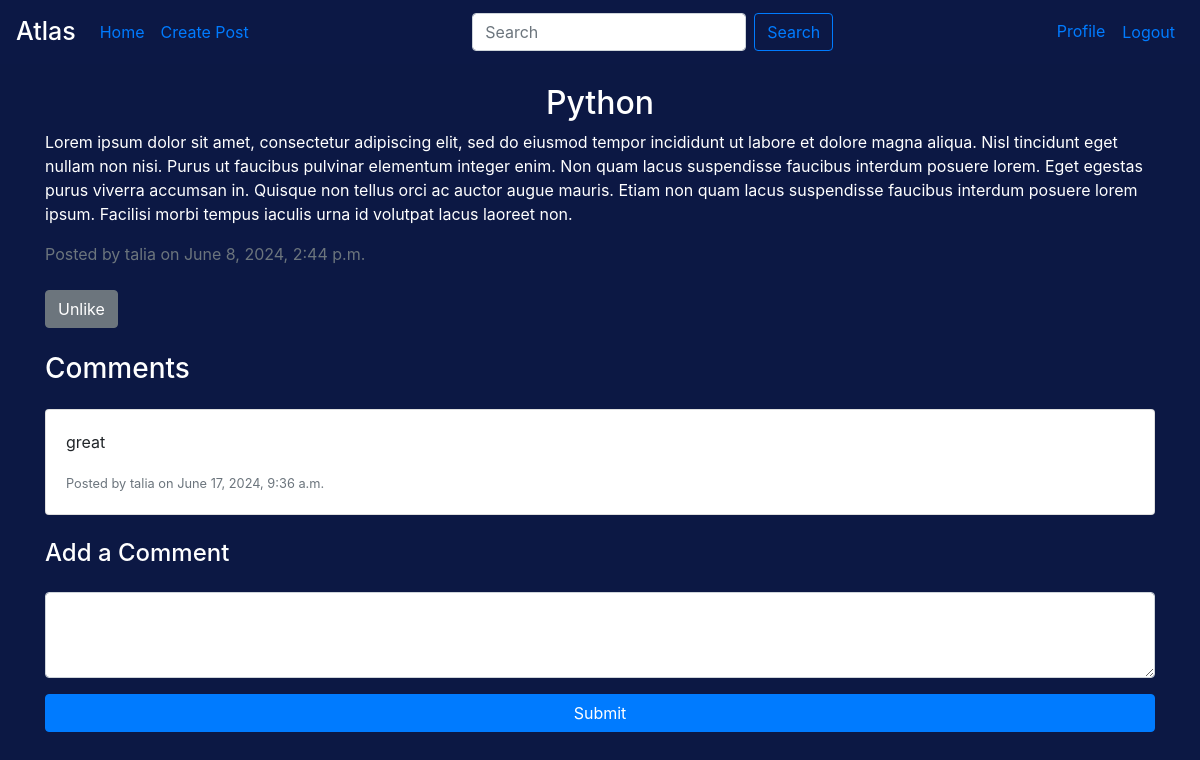
The app's page /post/1/ (signed in) with its own data.
### base/models.py (models this page shows, shortened)
class Post(models.Model):
    title = models.CharField(max_length=200)
    content = models.TextField()
    author = models.ForeignKey(User, on_delete=models.CASCADE)
    created_date = models.DateTimeField(default=timezone.now)
    published_date = models.DateTimeField(blank=True, null=True)
    likes = models.ManyToManyField(User, related_name='liked_posts', blank=True)

class Comment(models.Model):
    post = models.ForeignKey(Post, related_name='comments', on_delete=models.CASCADE)
    author = models.ForeignKey(User, on_delete=models.CASCADE)
    content = models.TextField()
    created_date = models.DateTimeField(default=timezone.now)

### base/views.py (the view, shortened to what this page needs)
# urls.py: path('post/<int:pk>/', PostDetailView.as_view(), name='post_detail'),
class PostDetailView(DetailView):
    model = Post
    def get_context_data(self, **kwargs):
        context = super().get_context_data(**kwargs)
        post = self.get_object()
        comments = post.comments.all()
        comment_form = CommentForm()
        context['comments'] = comments
        context['comment_form'] = comment_form
        return context

### base/forms.py
class CommentForm(forms.ModelForm):
    class Meta:
        model = Comment
        fields = ('content',)
        widgets = {
            'content': forms.Textarea(attrs={'class': 'form-control', 'rows': 3}),
        }

### base/templates/base/post_detail.html (shortened to what this page needs)
{% extends "base/base.html" %}
{% block content %}
    <h2 class="text-center text-white">{{ post.title }}</h2>
    <p class="text-white">{{ post.content }}</p>
    <p class="text-muted">Posted by {{ post.author }} on {{ post.published_date }}</p>
    <form method="POST" action="{% url 'base:like_post' post.pk %}">
        <button type="submit" class="btn btn-secondary mb-4 mt-2">
            {% if user in post.likes.all %}
                Unlike
            {% else %}
                Like
            {% endif %}
        </button>
    </form>
    <h3 class="mb-4 text-white">Comments</h3>
    {% for comment in post.comments.all %}
        <div class="card mb-4">
            <div class="card-body">
                <p class="card-text">{{ comment.content }}</p>
                <p class="card-text"><small class="text-muted">Posted by {{ comment.author }} on {{ comment.created_date }}</small></p>
            </div>
        </div>
    {% empty %}
        <p class="text-white">No comments yet.</p>
    {% endfor %}
    {% if user.is_authenticated %}
        <h4 class="mb-4 text-white">Add a Comment</h4>
        <form method="POST" action="{% url 'base:add_comment_to_post' post.pk %}">
            <div class="form-group">
                <textarea id="content" name="content" class="form-control" rows="3"></textarea>
            </div>
            <button type="submit" class="btn btn-primary btn-block mb-4">Submit</button>
        </form>
    {% else %}
        <p><a href="{% url 'login' %}">Login</a> to add a comment.</p>
    {% endif %}
{% endblock %}

### base/templates/base/base.html (style rules this page uses)
body { background-color: #0C1844 ; }

### records on screen
Post: title "Python", content "Lorem ipsum dolor sit amet, consectetur adipiscing elit, sed do eiusmod tempor incididunt ut labore et dolore magna aliqua. Nisl tincidunt eget nullam non nisi. Purus ut faucibus pulvinar elementum integer enim. Non quam lacus suspendisse faucibus interdum posuere lorem. Eget egestas purus viverra accumsan in. Quisque non tellus orci ac auctor augue mauris. Etiam non quam lacus suspendisse faucibus interdum posuere lorem ipsum. Facilisi morbi tempus iaculis urna id volutpat lacus laoreet non.", author "talia", published_date "June 8, 2024, 2:44 p.m."
Comment: content "great", author "talia", created_date "June 17, 2024, 9:36 a.m."
